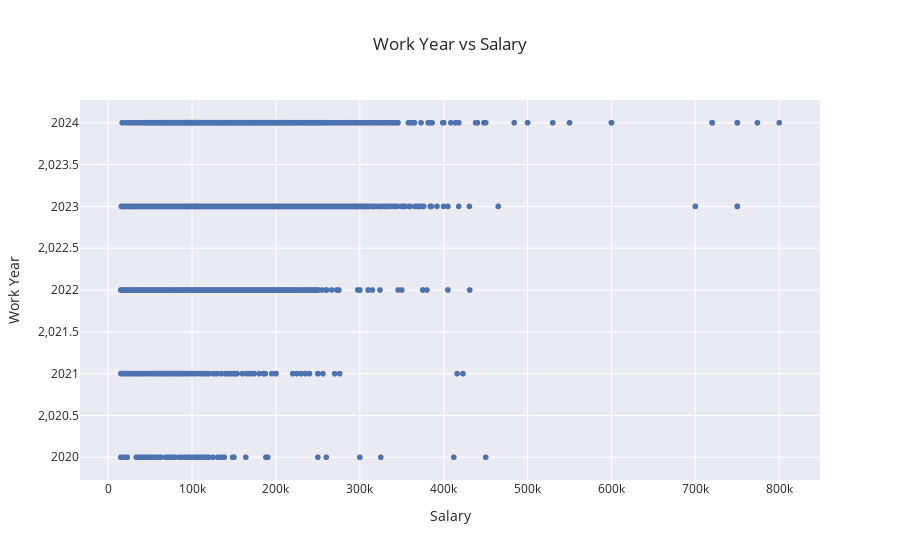

Notebook code for this chart:
### Code cell
#work year to salary px.scatter
work_year_to_salary = px.scatter(data, x='salary_in_usd', y='work_year', title='Work Year vs Salary', labels={'work_year': 'Work Year', 'salary_in_usd': 'Salary'}, template='seaborn')
work_year_to_salary.show()

### Figure 1 — Plotly figure (JSON) as saved in the notebook; plotly's stock layout.template omitted (floating-point values rounded to 4 significant figures; data arrays with more than 128 entries replaced by an {"elided": "..."} marker saying what was removed)
{"data": [{"hovertemplate": "Salary=%{x}<br>Work Year=%{y}<extra></extra>", "legendgroup": "", "marker": {"color": "rgb(76,114,176)", "symbol": "circle"}, "mode": "markers", "name": "", "showlegend": false, "type": "scattergl", "x": {"elided": "14838 int values"}, "xaxis": "x", "y": {"elided": "14838 int values"}, "yaxis": "y"}], "layout": {"legend": {"tracegroupgap": 0}, "title": {"text": "Work Year vs Salary"}, "xaxis": {"anchor": "y", "domain": [0, 1], "title": {"text": "Salary"}}, "yaxis": {"anchor": "x", "domain": [0, 1], "title": {"text": "Work Year"}}}}
